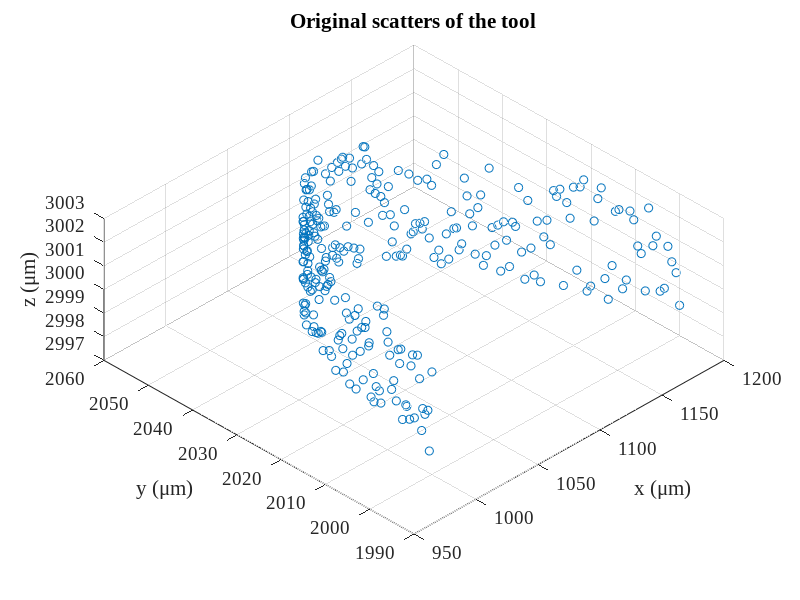

Reproduce this figure in MATLAB. (Note: this script raises an error after producing the figure.)
% 给定刀具波纹度拟合曲线和已加工曲面拟合曲线，给定残高，求各个刀位点的切宽
% 方案：先求切宽和残高的定量关系；然后考虑如何移动各个刀位点，微调来获得所要求的残高

%% simulation initialization
isAPP = false;
if isAPP
    addpath(genpath('funcs'));
    fitOpts.toolFitType = app.toolFitType;
    paramMethod = app.paramMethod;
    unit = app.unit;
    textFontSize = app.fontSize;
    textFontType = app.fontName;
else
    close all;
    clear; clc;
    addpath(genpath('funcs'));
    
    % global variables
    % global textFontSize textFontType unit fitMethod paramMethod;
    workspaceDir = 'workspace/20220925-contrast/nagayama_concentric';
    fitOpts.arcFitMethod = 'levenberg-marquardt';
    paramMethod = 'centripetal';
    unit = '\mum';
    textFontSize = 14;
    textFontType = 'Times New Roman';
    
    debug = 3;
    switch debug
        case 2 % 2D tool profile simulation
            cx0 = 0*1000; % unit: mu m
            cy0 = 0*1000; % unit: mu m
            r0 = 0.1*1000; % unit: mu m
            noise = 0.03;
            zNoise = 0.01;
            theta = linspace(0,2*pi/3,200);
            r = r0*(1 - noise + 2*noise*rand(1,length(theta)));
            toolOri(1,:) = r.*cos(theta) + cx0;
            toolOri(2,:) = r.*sin(theta) + cy0;
            toolOri(3,:) = zeros(1,length(theta));
            rmse0 = sqrt(...
                        sum(...
                            ((toolOri(1,:) - cx0).^2 + (toolOri(2,:) - cy0).^2 - r0^2).^2) ...
                    /length(theta));
            clear theta r;
        case 3 % 3D tool profile simulation
            cx0 = 1*1000; % unit:mu m
            cy0 = 2*1000; % unit:mu m
            cz0 = 3*1000; % unit:mu m
            r0 = 0.1*1000; % unit:mu m
            openAng = pi/3; % unit: rad
            edgePV = 200; % low-frequency error
            k = -edgePV/openAng;
            noise = r0*5e-3; % mid-frequency error
            zNoise = r0*0.05; % data pre-processing error
            theta = linspace(0,openAng,300);
            r = r0 + edgePV/2 + k*theta + (noise*rand(1,length(theta)) - 0.5*noise);
            toolOri(1,:) = cx0 + r.*cos(theta);
            toolOri(2,:) = cy0 + r.*sin(theta);
            toolOri(3,:) = cz0 + (zNoise*rand(1,length(theta)) - 0.5*zNoise);
            rmse0 = sqrt( ...
                sum((toolOri - ndgrid([cx0;cy0;cz0],1:length(theta)).^2),2) ...
                /length(theta));
            clear theta r;
        otherwise
            % tool measurement file loading
            [fileName,dirName] = uigetfile({ ...
                '*.mat','MAT-files(*.mat)'; ...
                '*.txt','text-files(*.txt)'; ...
                '*.*','all files(*.*)'...
                }, ...
                'Select one tool tip measurement data', ...
                workspaceDir, ...
                'MultiSelect','off');
            pathName = fullfile(dirName,fileName);
            dataOri = load(pathName); % load from file, n*2 matrix
            % data pre-processing
            toolOri = dataOri;
    end
end

%% plot the importing result
f1 = figure('Name','Original Scatters of the Tool');
% set(0,"Units","centimeters");
% winSize = get(0,"ScreenSize");
% set(gcf,"Units","centimeters");
% figSize = get(gcf,"Position");
% set(gcf,"Position",[(winSize(3) - figSize(3))/2,(winSize(4) - figSize(4))/2, ...
%     8.3,figSize(4)/figSize(3)*8.3]);
scatter3(toolOri(1,:),toolOri(2,:),toolOri(3,:));
hold on; grid on;
% axis equal;
set(gca,'FontSize',textFontSize,'FontName',textFontType);
xlabel(['x (',unit,')']);
ylabel(['y (',unit,')']);
zlabel(['z (',unit,')']);
title('Original scatters of the tool');
view(-45,60);
clear theta theta1 theta2;

%% 由(x,y)图获得刃口圆心半径以及波纹度函数
fitOpts.arcFitdisplayType = 'iter-detailed';
[circ3D,toolFit] = toolFit3D(toolOri, ...
    'arcFitMethod',fitOpts.arcFitMethod,'arcFitdisplayType',fitOpts.arcFitdisplayType);
radius = circ3D.radius;
openAngle = circ3D.openAng;
pause(1);

% plot the fitting results
f2 = figure('Name','Tool Sharpness Fitting Result');
xLim = 1.1*max(toolFit(1,:));
quiver(-xLim,0,2*xLim,0,'AutoScale','off','Color',[0,0,0],'MaxHeadSize',0.1); % X axis
hold on;
text(0.9*xLim,-.05*radius,'x');
quiver(0,-0.2*radius,0,1.3*radius,'AutoScale','off','Color',[0,0,0],'MaxHeadSize',0.1); % Y axis
text(0.05*xLim,1.05*radius,'y');
plot(toolFit(1,:),toolFit(2,:),'Color',[0,0.45,0.74],'LineWidth',0.75); % tool edge scatters
theta = (pi/2 - openAngle/2):0.01:(pi/2 + openAngle/2);
xtmp = radius*cos(theta);
ytmp = radius*sin(theta);
plot(xtmp,ytmp,'Color',[0.85,0.33,0.10],'LineWidth',1,'LineStyle','--'); % tool edge circle
scatter(0,0,'MarkerFaceColor',[0.85,0.33,0.10],'MarkerEdgeColor',[0.85,0.33,0.10]); % tool edge center
quiver(0,0,0,0.5*radius,'AutoScale','off','Color',[0.93,0.69,0.13], ...
    'LineWidth',2.5,'MaxHeadSize',0.3); % tool edge normal
line([0,xtmp(1)],[0,ytmp(1)],'LineStyle','--','Color',[0.85,0.33,0.10]);
line([0,xtmp(end)],[0,ytmp(end)],'LineStyle','--','Color',[0.85,0.33,0.10]);
% xlim([-1.1*xLim,1.1*xLim]);
axis equal;
% set(gca,'TickLabelInterpreter','tex');
set(gca,'FontSize',textFontSize,'FontName',textFontType);
xlabel(['x(',unit,')']);
ylabel(['y(',unit,')']);
title('Tool fitting result');
legend('','','tool edge','tool fitting arc','tool center', ...
    'tool normal vector','Location','northeast');
clear theta xtmp ytmp

%% tool modelling
s1_toolModel

% rmpath(genpath('funcs'));